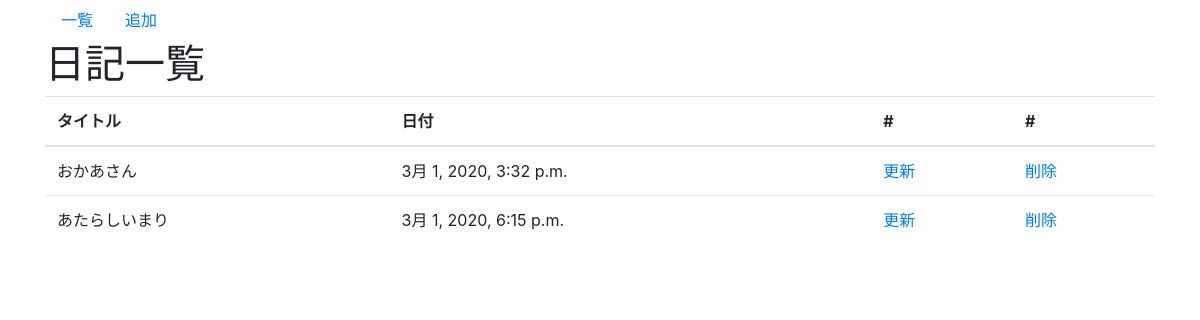
The app's page /diary/, older data.
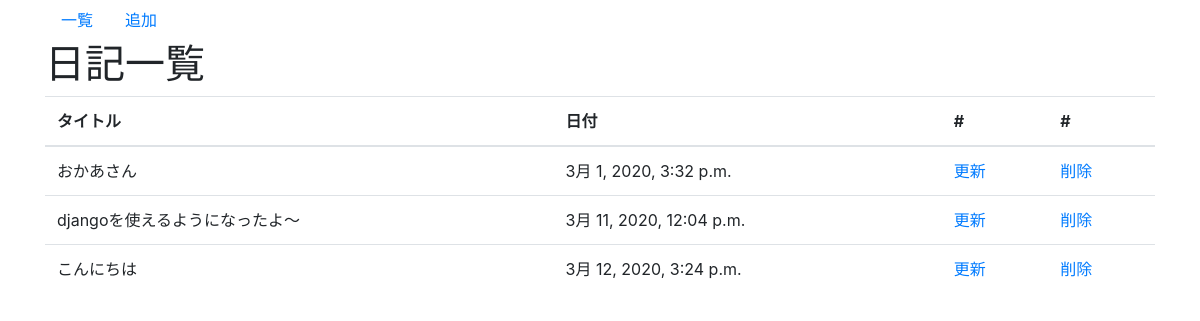
The same page, newer data.
### diary/models.py (models this page shows)
class Day(models.Model):
	title = models.CharField('タイトル', max_length=200)
	text = models.TextField('本文')
	date = models.DateTimeField('日付', default=timezone.now)

### diary/views.py (the view)
# urls.py: path('', views.index, name='index'), #/diary/index
def index(request):
	context = {
		'day_list':Day.objects.all(),
	}
	return render(request, 'diary/day_list.html', context)

### diary/templates/diary/day_list.html
{% extends 'diary/base.html' %}
{% block content %}
<h1>日記一覧</h1>
<table class="table">
  <thead>
    <tr>
	  <th>タイトル</th>
	  <th>日付</th>
	  <th>#</th>
	  <th>#</th>
	</tr>
  </thead>
  <tbody>
    {% for day in day_list %}
	<tr>
      <td>{{ day.title }}</td>
	  <td>{{ day.date }}</td>
	  <td><a href="{% url 'diary:update' day.pk %}">更新</a></td>
	  <td><a href="{% url 'diary:delete' day.pk %}">削除</a></td>
	</tr>
  {% endfor %}
  </tbody>
</table>
{% endblock %}

Row changes from the older to the newer data that the page shows:
removed Day: title "あたらしいまり", date "3月 1, 2020, 6:15 p.m."
added Day: title "djangoを使えるようになったよ～", date "3月 11, 2020, 12:04 p.m."
added Day: title "こんにちは", date "3月 12, 2020, 3:24 p.m."
